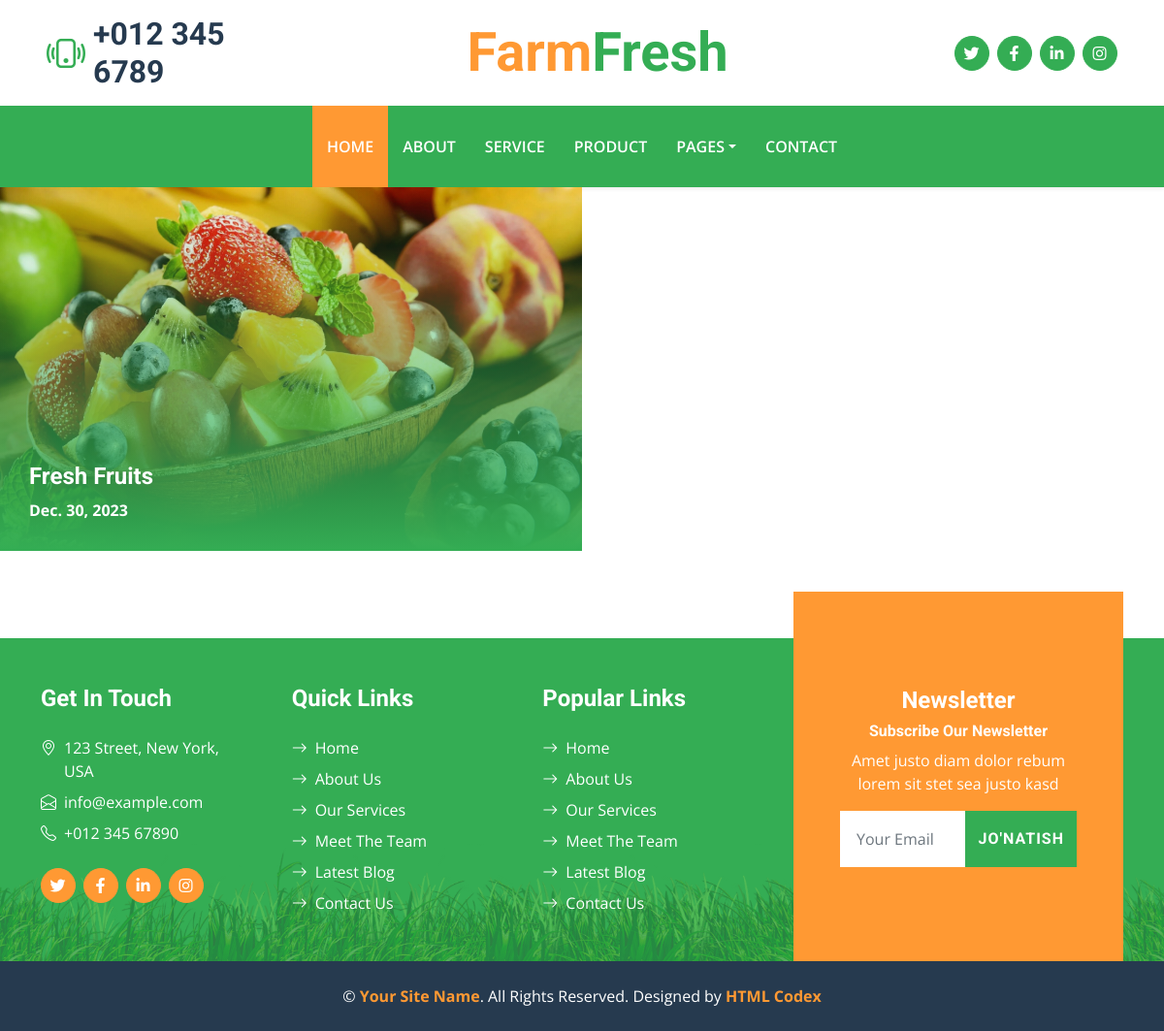
/lorems/1, run on the app's committed database.
### blog/models.py (models this page shows, shortened)
class Lorem(models.Model):
    name = models.CharField(max_length=300)
    img = models.ImageField(upload_to='blog/img')
    date = models.DateField(auto_now_add=True)

### blog/views.py (the view)
# urls.py: path('lorems/<int:id>', loremsdetailview, name='loremsDetail'),
def loremsdetailview(request,id):
    try:
        lorems=Lorem.objects.get(id=id)
        context = {
            "lorems":lorems
        }
    except lorems.DoesNotExist:
        raise Http404("No lorems found")
    return render(request,"lorems_Detail.html",context=context)

### templates/lorems_Detail.html
{% extends 'base.html' %}
{% load static %}
{% block content %}
<div class="col-md-6">
                        <div class="blog-item position-relative overflow-hidden">
                            <img class="img-fluid" src={{lorems.img.url}} alt="">
                            <a class="blog-overlay" href="">
                                <h4 class="text-white">{{lorems.name}}</h4>
                                <span class="text-white fw-bold">{{lorems.date}}</span>
                            </a>
                        </div>
                    </div>
{% endblock content  %}

### static/css/style.css (style rules this page uses)
:root { --primary: #34AD54; --secondary: #FF9933; --light: #F6FFF2; --dark: #263A4F; }
.blog-item img { transition: .5s; }
.blog-overlay { position: absolute; padding: 30px; width: 100%; height: 100%; top: 0; left: 0; display: flex; flex-direction: column; align-items: flex-start; justify-content: flex-end; background: linear-gradient(rgba(52, 173, 84, 0), rgba(52, 173, 84, 1)); z-index: 1; }

### templates/base.html (style rules this page uses)
:root { --primary: #34AD54; --secondary: #FF9933; --light: #F6FFF2; --dark: #263A4F; }
.blog-item img { transition: .5s; }
.blog-overlay { position: absolute; padding: 30px; width: 100%; height: 100%; top: 0; left: 0; display: flex; flex-direction: column; align-items: flex-start; justify-content: flex-end; background: linear-gradient(rgba(52, 173, 84, 0), rgba(52, 173, 84, 1)); z-index: 1; }

### data on the page
Lorem: img (picture), name "Fresh Fruits", date "Dec. 30, 2023"
